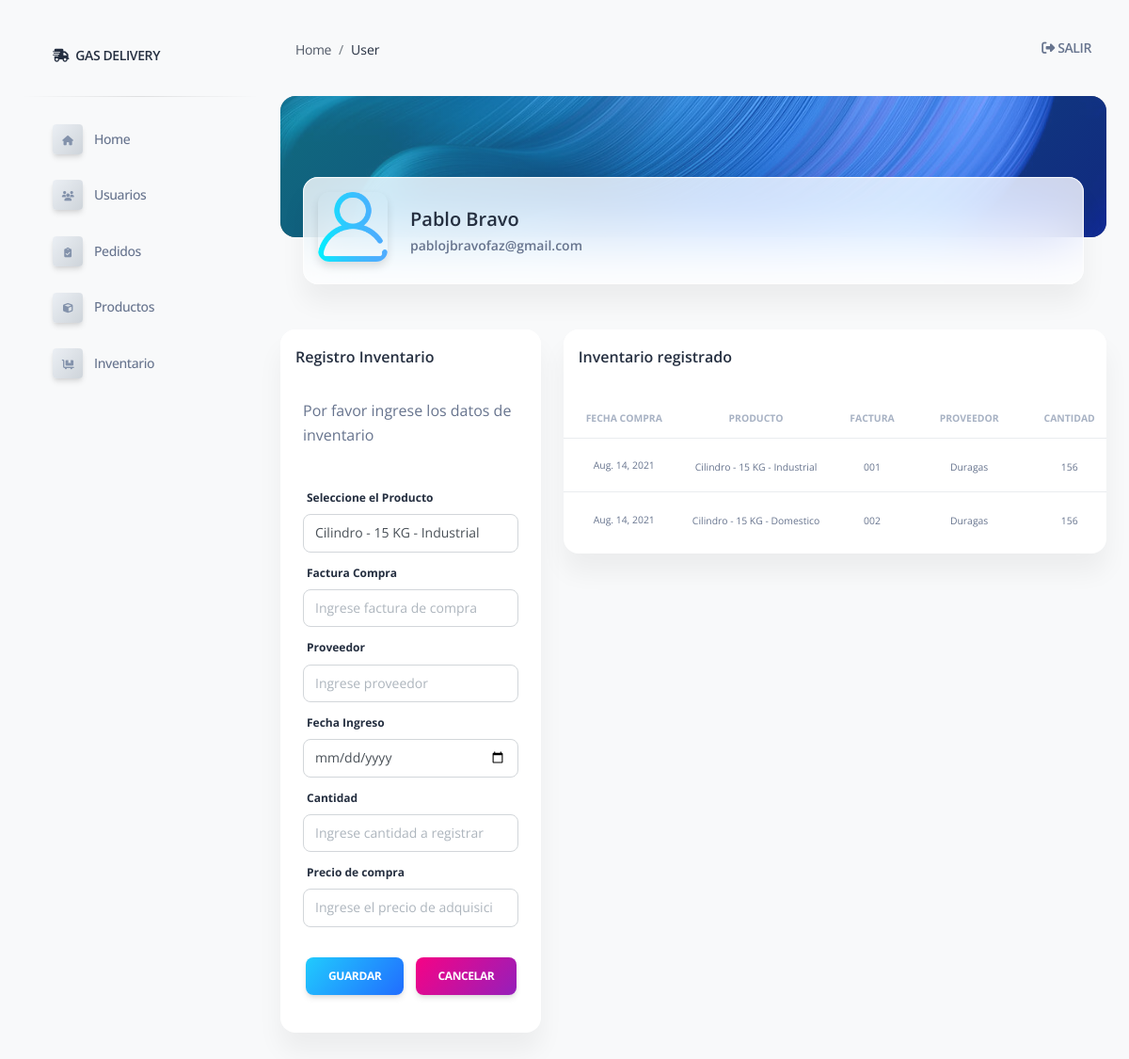
Page /user/gestion_bodega (signed in) on the earlier database version.
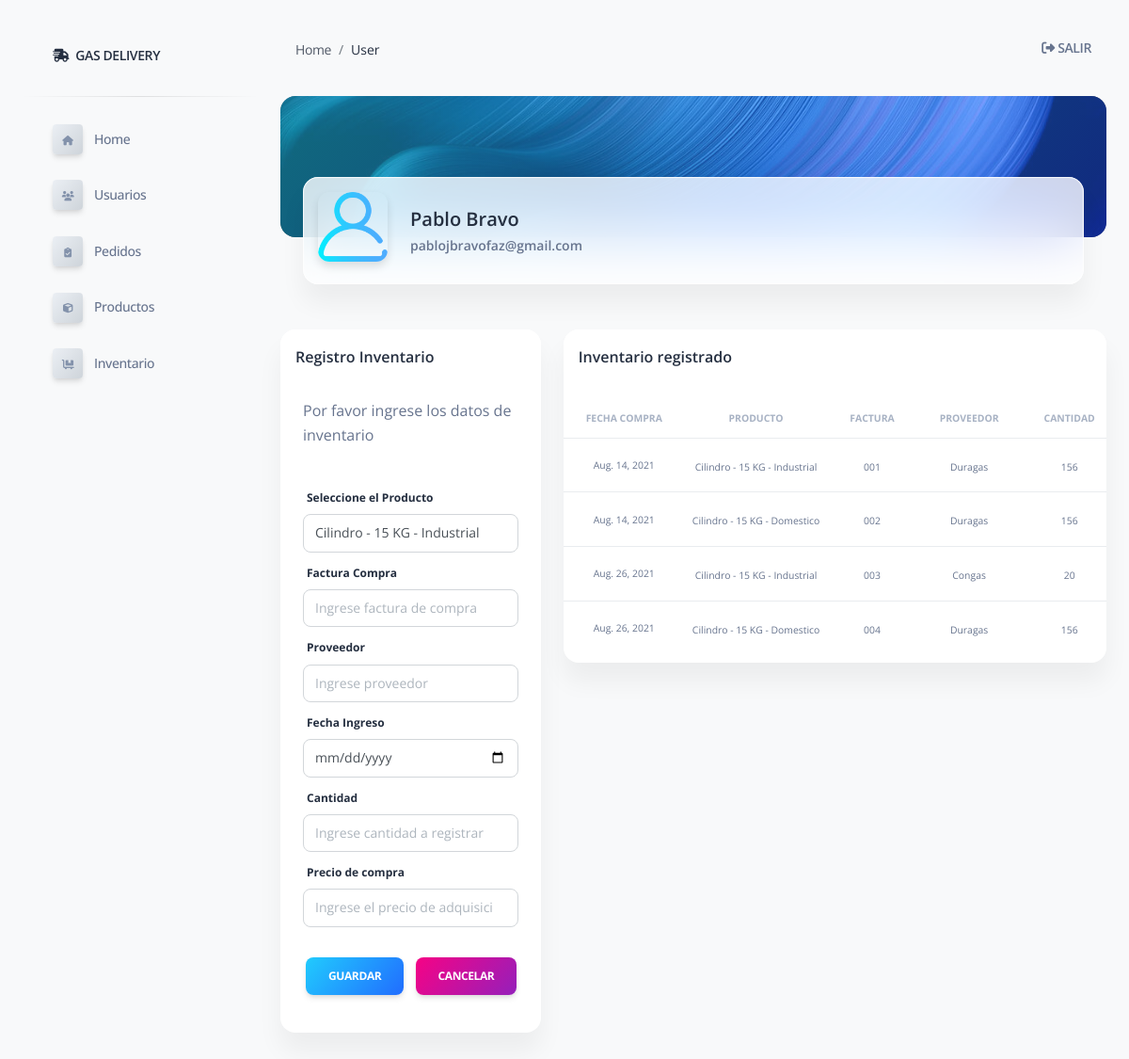
Same page on the later database version.
### gasbravo/models.py (models this page shows)
class User (models.Model):
    first_name = models.CharField(max_length=50)
    last_name = models.CharField(max_length=55)
    email = models.CharField(max_length=55)
    password = models.CharField(max_length=55)
    user_rol = models.ForeignKey(Rol, related_name="user_rol", on_delete=models.CASCADE)
    created_at = models.DateField(auto_now_add=True)
    updated_at = models.DateField(auto_now=True)
    objects = UserManager()

class Bodega (models.Model):
    prod_bod = models.ForeignKey(Producto, related_name="prod_bod", on_delete=models.CASCADE)
    factura = models.CharField(max_length=15)
    fecha_ingr = models.DateField(null=True)
    cantidad = models.IntegerField(default=0)
    precio_compra = models.DecimalField(max_digits=5, decimal_places=2, default=0.00, null=True)
    proveedor = models.CharField(max_length=250, null= True)
    created_at = models.DateField(auto_now_add=True)
    updated_at = models.DateField(auto_now=True)
    objects = BodegaManager()

class Producto (models.Model):
    nombre_prod = models.CharField(max_length=30)
    peso = models.CharField(max_length=2)
    tipo = models.CharField(max_length=25)
    color = models.CharField(max_length=25, null=True)
    precio_venta = models.DecimalField(
        max_digits=5, decimal_places=2, default=0.00, null=True)
    cantidad_stock = models.IntegerField(default=0)
    estado = models.BooleanField(default=True)
    created_at = models.DateField(auto_now_add=True)
    updated_at = models.DateField(auto_now=True)
    objects = ProductoManager()

### gasbravo/views.py (the view)
# urls.py: path('user/gestion_bodega',views.gest_bod),
def gest_bod(request):
    if 'logged_user' not in request.session:
        messages.error(request, "Please register or please log in first")
        return redirect('/')
    context = {
        'logged_user' : User.objects.get(id=request.session['logged_user']),
        'google_api_key': settings.GOOGLE_API_KEY,
        'all_bod' : Bodega.objects.all(),
        'all_prod': Producto.objects.filter(estado =1),
    }
    return render(request, 'crearbod.html', context)

### gasbravo/templates/crearbod.html (shortened to what this page needs)
{% extends 'layouts/base.html' %} {% block title %} Gestion Inventario{% endblock title %}
{% block stylesheets %}{% endblock stylesheets %} {% block content %}
<div class="container-fluid">
    <div class="page-header min-height-150 border-radius-xl mt-4" style="background-image: url('/static/assets/img/curved-images/curved14.jpg'); background-position-y: 15%;">
        <span class="mask bg-gradient-info opacity-5"></span>
    </div>
    <div class="card card-body blur shadow-blur mx-4 mt-n6">
        <div class="row gx-4">
            <div class="col-auto">
                <div class="avatar avatar-xl position-relative">
                    <img src="/static/assets/img/usuario5.png" alt="avatar.png" class="w-100 border-radius-lg shadow-sm">
                </div>
            </div>
            <div class="col-auto my-auto">
                <div class="h-100">
                    <h5 class="mb-1">
                        {{logged_user.first_name}} {{logged_user.last_name}}
                    </h5>
                    <p class="mb-0 font-weight-bold text-sm">
                        {{logged_user.email}}
                    </p>
                </div>
            </div>
        </div>
    </div>
</div>
<div class="container-fluid py-4">
    <div class="row my-4">
        <div class="col-lg-4 col-md-6 mb-md-0">
            <div class="card mb-2">
                <div class="card-header pb-0 p-3">
                    <h6 class="mb-1">Registro Inventario</h6>
                </div>
                <div class=" col-md-12 d-flex flex-column">
                    <div class="card card-plain mt-1">
                        <div class="card-header pb-0 text-left bg-transparent">
                            {% if messages %}
                            <ul class="messages">
                                {% for message in messages%}
                                <li class="text-danger"><strong class="text-danger text-capitalize">{{message.tags}}:</strong> {{message}} {% endfor %}</li>
                            </ul>
                            {% else %} Por favor ingrese los datos de inventario{% endif %}
                        </div>
                        <div class="card-body">
                            <form role="form text-left" method="post" action="/user/create_bodega">
                                <label for="prod_bod" class="form-label">Seleccione el Producto</label>
                                <div class="mb-2">
                                    <select class="form-control" name="prod_bod" id="prod_bod">
                                     {% for prod in all_prod %}
                                     <option value={{prod.id}}>{{prod.nombre_prod}} - {{prod.peso}} - {{prod.tipo}}</option>
                                     {% endfor %}
                                     </select>
                                </div>
                                <label for="factura" class="form-label">Factura Compra</label>
                                <div class="mb-2">
                                    <input type="text" class="form-control" name="factura" placeholder="Ingrese factura de compra" required>
                                </div>
                                <label for="proveedor" class="form-label">Proveedor</label>
                                <div class="mb-2">
                                    <input type="text" class="form-control" name="proveedor" placeholder="Ingrese proveedor" required>
                                </div>
                                <label for="fecha_ingr" class="form-label">Fecha Ingreso</label>
                                <div class="mb-2">
                                    <input type="date" class="form-control" name="fecha_ingr" placeholder="Ingrese fecha ingreso al inventario" required>
                                </div>
                                <label for="cantidad" class="form-label">Cantidad</label>
                                <div class="mb-2">
                                    <input type="number" class="form-control" name="cantidad" min="1" placeholder="Ingrese cantidad a registrar" required>
                                </div>
                                <label for="precio_compra" class="form-label">Precio de compra</label>
                                <div class="mb-2">
                                    <input type="number" min="0" step="0.01" class="form-control" name="precio_compra" placeholder="Ingrese el precio de adquisición" required>
                                </div>
                                <div class="mb-3 row g-2 text-center">
                                    <div class="col-md">
                                        <button type="submit" name="save" class="btn bg-gradient-info mt-4 mb-0">Guardar</button>
                                    </div>
                                    <div class="col-md">
                                        <a href="/user/dashboard">
                                            <button type="button" class="btn bg-gradient-primary  mt-4 mb-0">Cancelar</button>
                                        </a>
                                    </div>
                                </div>
                            </form>
                        </div>
                    </div>
                </div>
            </div>
        </div>
        <div class="col-lg-8 col-md-6">
            <div class="card mb-2">
                <div class="card-header pb-0 p-3">
                    <div class="row">
                        <div class="col-lg-6 col-7">
                            <h6>Inventario registrado</h6>
                        </div>
                    </div>
                </div>
                <div class="card-body px-0 pb-2">
                    <div class="table-responsive">
                        <table class="table align-items-center mb-0">
                            <thead>
                                <tr>
                                    <th class="text-center text-uppercase text-secondary text-xxs font-weight-bolder opacity-7">Fecha Compra</th>
                                    <th class="text-center text-uppercase text-secondary text-xxs font-weight-bolder opacity-7">Producto</th>
                                    <th class="text-center text-uppercase text-secondary text-xxs font-weight-bolder opacity-7">Factura</th>
                                    <th class="text-center text-uppercase text-secondary text-xxs font-weight-bolder opacity-7">Proveedor</th>
                                    <th class="text-center text-uppercase text-secondary text-xxs font-weight-bolder opacity-7">Cantidad</th>
                                </tr>
                            </thead>
                            <tbody>
                                {% for bod in all_bod%}
                                <tr>
                                    <td class="align-middle text-center text-xxs">
                                        <span class="text-xxs ">{{bod.fecha_ingr}}</span>
                                    </td>
                                    <td class="align-middle text-center text-sm">
                                        <span class="text-xxs ">{{bod.prod_bod.nombre_prod}} - {{bod.prod_bod.peso}} - {{bod.prod_bod.tipo}} </span>
                                    </td>
                                    <td class="align-middle text-center text-sm">
                                        <span class="text-xxs"> {{bod.factura}} </span>
                                    </td>
                                    <td class="align-middle text-center text-sm">
                                        <span class="text-xxs">{{bod.proveedor}} </span>
                                    </td>
                                    <td class="align-middle text-center text-sm">
                                        <span class="text-xxs ">{{bod.cantidad}}</span>
                                    </td>
                                </tr>
                                {% endfor %}
                            </tbody>
                        </table>
                    </div>
                </div>
            </div>
        </div>
    </div>
</div>
{% endblock content %}

### gasbravo/templates/layouts/base.html (shortened to what this page needs)
<!DOCTYPE html>
<html lang="es">
<head>
    <link href="/static/assets/css/nucleo-icons.css" rel="stylesheet" />
    <link href="/static/assets/css/nucleo-svg.css" rel="stylesheet" />
    <link href="/static/assets/css/nucleo-svg.css" rel="stylesheet" />
    <link id="pagestyle" href="/static/assets/css/soft-ui-dashboard.css?v=1.0.0" rel="stylesheet" />
</head>
<body class="g-sidenav-show bg-gray-100">
    {% include "includes/sidebar-admin.html" %}
    <main class="main-content mt-4 border-radius-lg">
        {% include "includes/navigation.html" %} {% block content %}{% endblock content %}
    </main>
</body>
</html>

### gasbravo/templates/includes/sidebar-admin.html (shortened to what this page needs)
<aside class="sidenav navbar navbar-vertical navbar-expand-xs border-0 border-radius-xl my-4 fixed-left ms-4 collapse" id="sidenav-main">
    <div class="sidenav-header">
        <a class="navbar-brand m-0" href="/">
            <i class="fas fa-shipping-fast navbar-brand-img"></i>
            <span class="ms-1 font-weight-bold">GAS DELIVERY</span>
        </a>
    </div>
    <hr class="horizontal dark mt-0">
    <div class="collapse navbar-collapse  w-auto" id="sidenav-collapse-main">
        <ul class="navbar-nav">
            <li class="nav-item mb-1">
                <a class="nav-link {% if 'home' in segment %} active {% endif %}" href="/user/dashboard">
                    <div class="icon icon-shape icon-sm shadow border-radius-sm bg-gradient-light shadow text-center me-2 d-flex align-items-center justify-content-center">
                        <i class="fas fa-home text-md text-secondary opacity-10" aria-hidden="true"></i>
                    </div>
                    <span class="nav-link-text ms-1">Home</span>
                </a>
            </li>
            <li class="nav-item mb-1">
                <a class="nav-link {% if 'home' in segment %} active {% endif %}" href="/user/gestion_users">
                    <div class="icon icon-shape icon-sm shadow border-radius-sm bg-gradient-light shadow text-center me-2 d-flex align-items-center justify-content-center">
                        <i class="fas fa-users text-md text-secondary opacity-10" aria-hidden="true"></i>
                    </div>
                    <span class="nav-link-text ms-1">Usuarios</span>
                </a>
            </li>
            <li class="nav-item mb-1">
                <a class="nav-link {% if 'home' in segment %} active {% endif %}" href="/user/gestion_pedidos">
                    <div class="icon icon-shape icon-sm shadow border-radius-sm bg-gradient-light shadow text-center me-2 d-flex align-items-center justify-content-center">
                        <i class="fas fa-clipboard-check text-md text-secondary opacity-10" aria-hidden="true"></i>
                    </div>
                    <span class="nav-link-text ms-1">Pedidos</span>
                </a>
            </li>
            <li class="nav-item mb-1">
                <a class="nav-link {% if 'home' in segment %} active {% endif %}" href="/user/gestion_prod">
                    <div class="icon icon-shape icon-sm shadow border-radius-sm bg-gradient-light shadow text-center me-2 d-flex align-items-center justify-content-center">
                        <i class="fas fa-cube text-md text-secondary opacity-10" aria-hidden="true"></i>
                    </div>
                    <span class="nav-link-text ms-1">Productos</span>
                </a>
            </li>
            <li class="nav-item mb-1">
                <a class="nav-link {% if 'home' in segment %} active {% endif %}" href="/user/gestion_bodega">
                    <div class="icon icon-shape icon-sm shadow border-radius-sm bg-gradient-light shadow text-center me-2 d-flex align-items-center justify-content-center">
                        <i class="fas fa-dolly-flatbed text-md text-secondary opacity-10" aria-hidden="true"></i>
                    </div>
                    <span class="nav-link-text ms-1">Inventario</span>
                </a>
            </li>
        </ul>
    </div>
</aside>

### gasbravo/templates/includes/navigation.html
<nav class="navbar navbar-main navbar-expand-lg px-0 mx-4 shadow-none border-radius-xl" id="navbarBlur" navbar-scroll="true">
    <div class="container-fluid px-3">
        <nav aria-label="breadcrumb">
            <ol class="breadcrumb bg-transparent mb-0 pb-1 px-0 me-sm-6 me-12">
                <li class="breadcrumb-item"><a class="opacity-8 text-dark" href="javascript:;">Home</a></li>
                <li class="breadcrumb-item text-dark active" aria-current="page">
                    User
                </li>
            </ol>
        </nav>
        <div class="collapse navbar-collapse me-md-0 me-4" id="navbar">
            <ul class="navbar-nav mb-2 mb-sm-0 ms-sm-auto justify-content-sm-end">
                <li class="nav-item d-flex align-items-center">
                    <a href="/logout" class="nav-link text-body text-uppercase font-weight-bold px-0 ">
                        <i class="fas fa-sign-out-alt"></i> SALIR
                    </a>
                </li>
            </ul>
        </div>
    </div>
</nav>

### gasbravo/static/assets/css/nucleo-svg.css (style rules this page uses)
.icon { display: inline-block; color: #111111; height: 1em; width: 1em; }
.icon-sm { height: 0.8em; width: 0.8em; }
.icon { fill: currentColor; stroke: none; }

Differences in the rows shown:
added Bodega: fecha_ingr "Aug. 26, 2021", prod_bod.nombre_prod "Cilindro", prod_bod.peso "15 KG", prod_bod.tipo "Industrial", factura "003", proveedor "Congas", cantidad "20"
added Bodega: fecha_ingr "Aug. 26, 2021", prod_bod.nombre_prod "Cilindro", prod_bod.peso "15 KG", prod_bod.tipo "Domestico", factura "004", proveedor "Duragas", cantidad "156"
